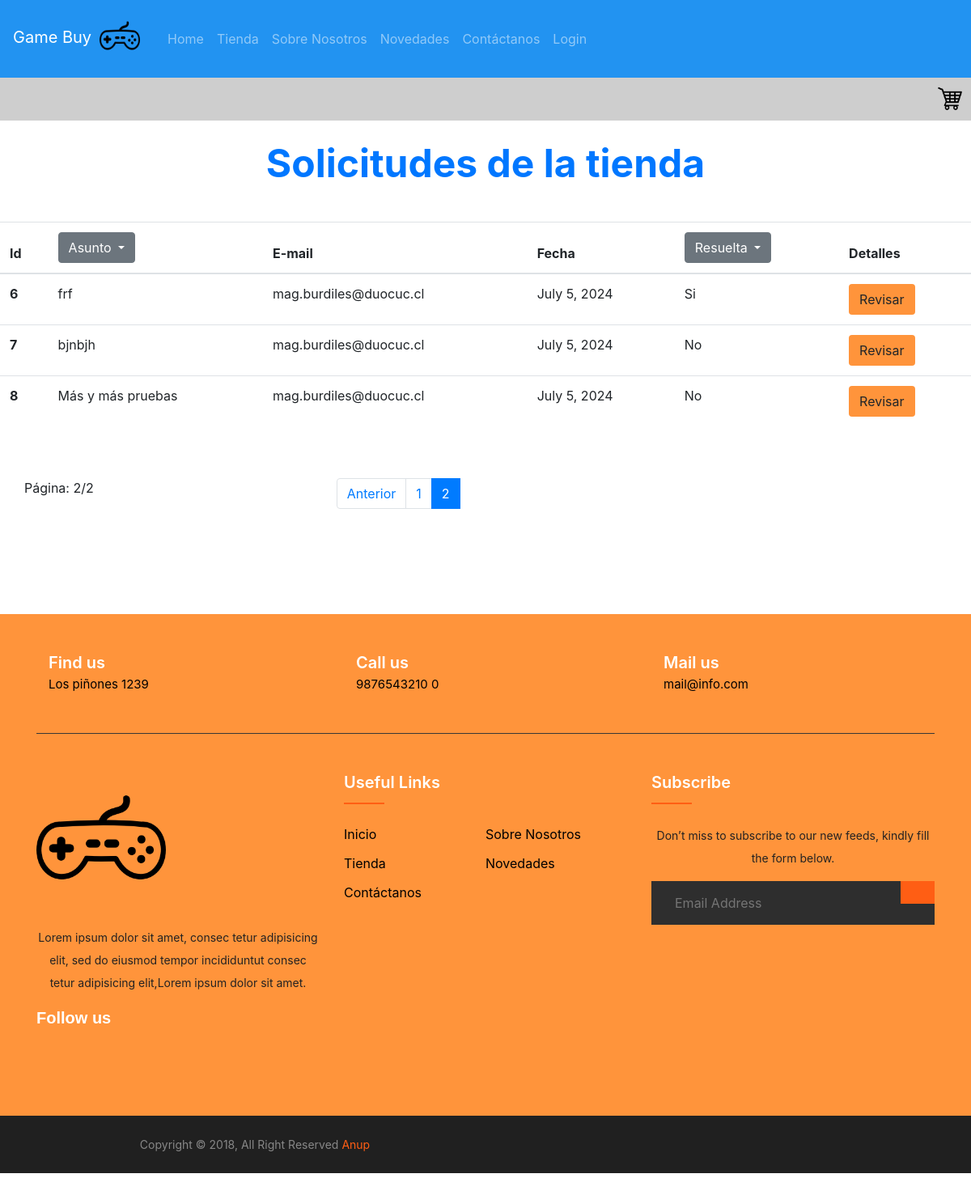
Page /tienda/crud_contact?pagina=2 on the earlier database version.
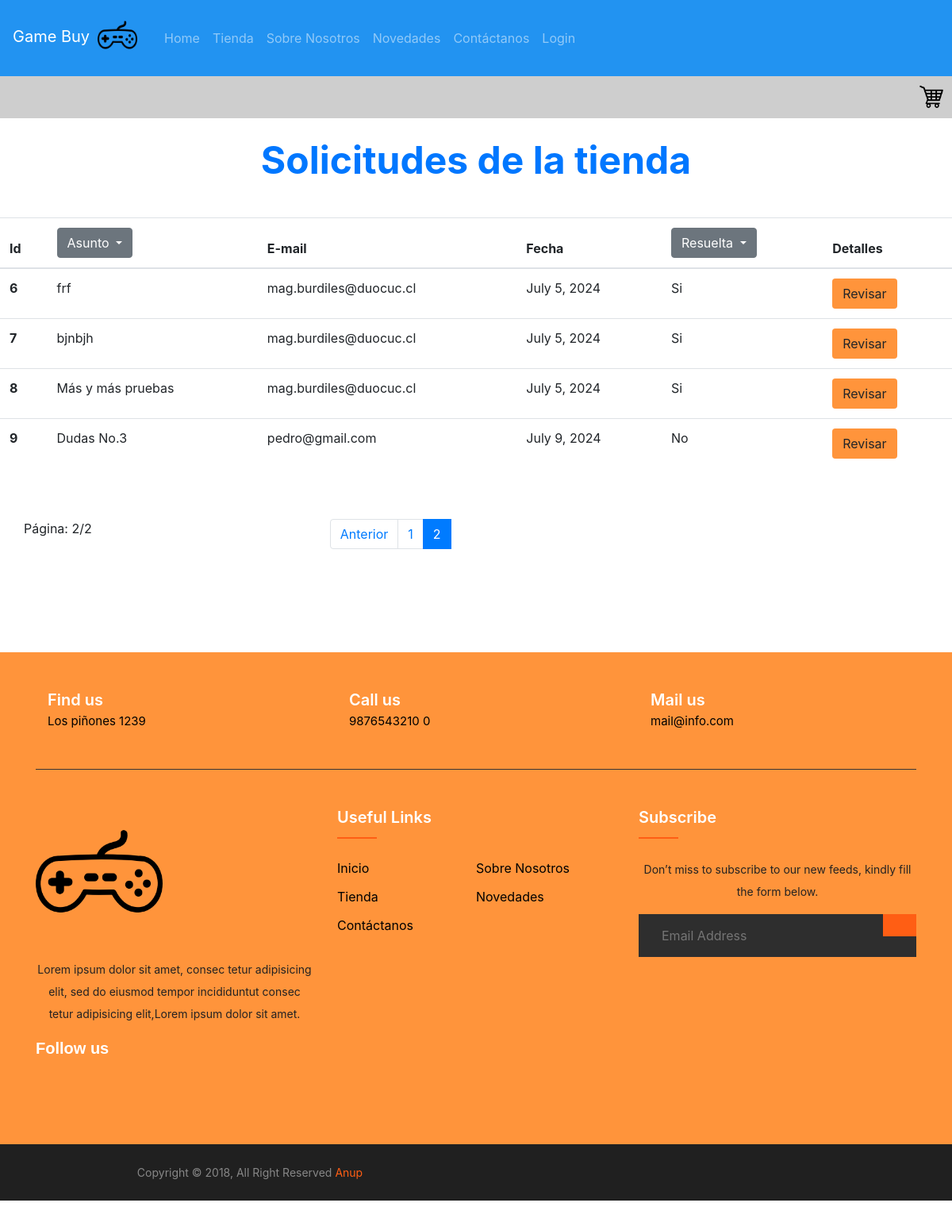
Same page on the later database version.
### tienda/models.py (models this page shows)
class Contact(models.Model):
    id= models.AutoField(primary_key= True)
    f_cliente= models.ForeignKey(Cliente, db_column= 'cliente_FK', on_delete= models.CASCADE, null= True)
    asunto= models.CharField(max_length= 50)
    mensaje= models.CharField(max_length= 500)
    fecha_emision= models.DateField(auto_now_add= True)
    email_emisor= models.CharField(max_length= 80)
    respuesta= models.CharField(max_length= 500, null= True)
    resuelta= models.BooleanField(null= True, default= False)

### tienda/views.py (the view)
# urls.py: path("crud_contact", views.crud_contact, name="crud_contact"),
def crud_contact(request):
    if request.method== "POST":
        if 'boton_id' in request.POST:
            id_c= request.POST["boton_id"]
            request.session["id"]= id_c
            solicitud= Contact.objects.get(id= id_c)
            return redirect('contact_details')
        elif 'boton-si' in request.POST:
            contactos= Contact.objects.filter(resuelta= True)
            pagina = Paginator(contactos, 5)
            lista_pagina = request.GET.get('pagina')
            pagina = pagina.get_page(lista_pagina)
            context={"contact": contactos,
                     "pagina": pagina}
            return render(request, "tienda/crud_contact.html", context)
        elif 'boton-no' in request.POST:
            contactos= Contact.objects.filter(resuelta= False)
            pagina = Paginator(contactos, 5)
            lista_pagina = request.GET.get('pagina')
            pagina = pagina.get_page(lista_pagina)
            context={"contact": contactos,
                     "pagina": pagina}
            return render(request, "tienda/crud_contact.html", context)
        elif 'search-asunto' in request.POST:
            input= request.POST["input-asunto"]
            contactos= Contact.objects.filter(asunto__startswith= input)
            pagina = Paginator(contactos, 5)
            lista_pagina = request.GET.get('pagina')
            pagina = pagina.get_page(lista_pagina)
            context={"contact": contactos,
                     "pagina": pagina}
            return render(request, "tienda/crud_contact.html", context)
        elif 'limpiar-filtro' in request.POST:
            return redirect('crud_contact')
    else:
        contactos= Contact.objects.all()
        pagina = Paginator(contactos, 5)
        lista_pagina = request.GET.get('pagina')
        pagina = pagina.get_page(lista_pagina)
        context={"pagina": pagina,
        "contact": contactos}
        return render(request, "tienda/crud_contact.html", context)

### tienda/templates/tienda/crud_contact.html (shortened to what this page needs)
{% extends 'tienda/base.html' %}
{% load static %}
{% block content %}
<h1 class="my-4">Solicitudes de la tienda</h1>
<div class="table-contenedor">
<table class="table table-hover tabla-crud">
    <thead>
      <tr>
        <th scope="col">Id</th>
        <th scope="col">
        <div class="dropdown">
            <button class="btn btn-secondary dropdown-toggle" type="button" id="dropdownMenuButton" data-toggle="dropdown" aria-haspopup="true" aria-expanded="false">
              Asunto
            </button>
          </div>
        </th>
        <th scope="col">E-mail</th>
        <th scope="col">Fecha</th>
        <th scope="col">
        <div class="dropdown">
            <button class="btn btn-secondary dropdown-toggle" type="button" id="dropdownMenuButton" data-toggle="dropdown" aria-haspopup="true" aria-expanded="false">
              Resuelta
            </button>
          </div>
        </th>
        <th scope="col">Detalles</th>
      </tr>
    </thead>
    <tbody>
        {% for con in pagina.object_list %}
            <tr>
              <th scope="row">{{con.id}}</th>
              <td>{{con.asunto}}</td>
              <td>{{con.email_emisor}}</td>
              <td>{{con.fecha_emision}}</td>
              <td>{% if con.resuelta %} Si {% else %} No {% endif %}</td>
              <form method="POST">
                <td><button type="submit" value="{{con.id}}" name="boton_id" class="btn btn-crud">Revisar</button></td>
              </form>
            </tr>
        {% endfor %}
    </tbody>
  </table>
</div>
<div class="container">
  <div class="row my-5">
      <p>Página: {{pagina.number}}/{{pagina.paginator.num_pages}}</p>
      <div class="col-md-4 offset-md-3">
          <nav aria-label="...">
              <ul class="pagination">
                  <li class="page-item">
                      {% if pagina.has_previous %}
                          <a class="page-link" href="{% url 'crud_contact' %}?pagina={{pagina.previous_page_number}}">Anterior</a>
                      {% endif %}
                  </li>
                  {% for num_page in pagina.paginator.page_range %}
                  <br />
                      {% if pagina.number == num_page %}
                          <li class="page-item active" aria-current="page">
                              <a class="page-link" href="{% url 'crud_contact' %}?pagina={{num_page}}">{{num_page}}</a>
                          </li>
                      {% else %}
                          <li class="page-item" aria-current="page">
                              <a class="page-link" href="{% url 'crud_contact' %}?pagina={{num_page}}">{{num_page}}</a>
                          </li>
                      {% endif %}
                  <br />
                  {% endfor %}
              </ul>
          </nav>
      </div>
  </div>
</div>
{% endblock %}

Differences in the rows shown:
changed Contact "bjnbjh": resuelta "No" → "Si"
changed Contact "Más y más pruebas": resuelta "No" → "Si"
added Contact: id "9", asunto "Dudas No.3", email_emisor "pedro@gmail.com", fecha_emision "July 9, 2024", resuelta "No"
